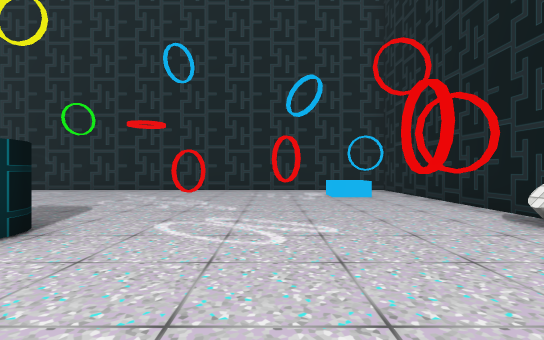
View 1 (above)

18 first-person views from a walk through a 3-D level made in the Unity game engine. The camera is 1.4 m above the floor, looks level and sees 80° across. The floor is counted in squares, 2 m on a side. Each view is taken from the middle of a square. On the plan, view 1 faces up. The plan holds only what a view shows up to about 10 squares ahead; the rest is blank. The place goes on beyond the plan. The player character is not drawn. Door leaves are left out, so doorways stand open. Some surface patterns are stand-ins.

View 2
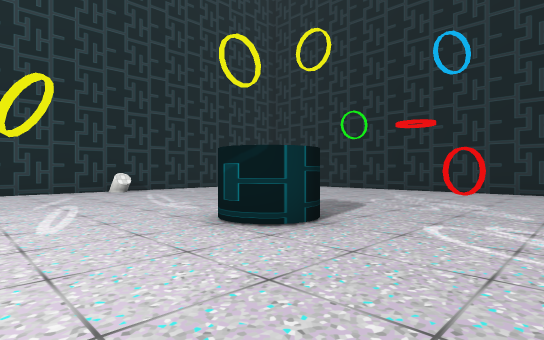

View 3
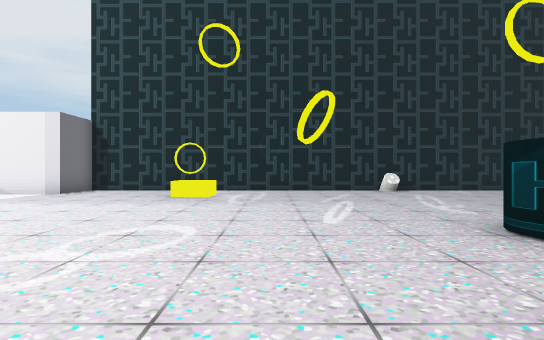

View 4
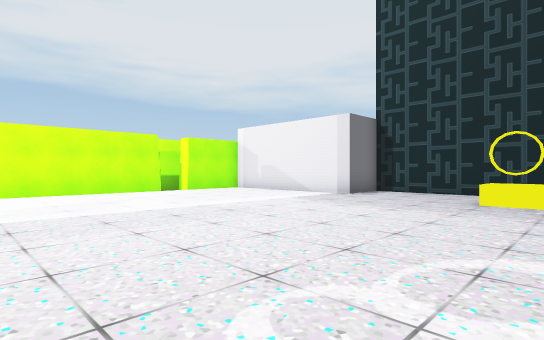

View 5
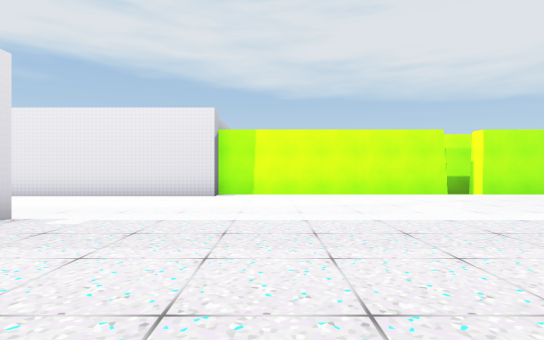

View 6
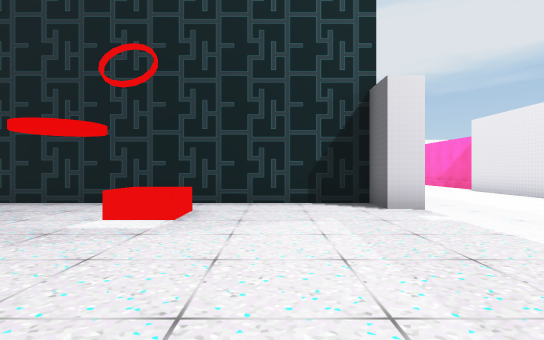

View 7
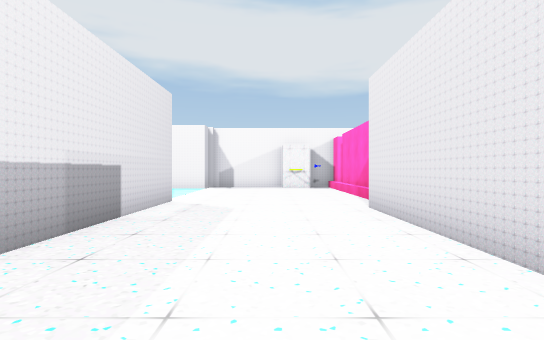

View 8
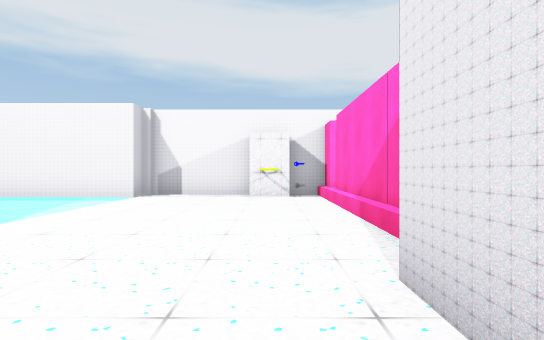

View 9
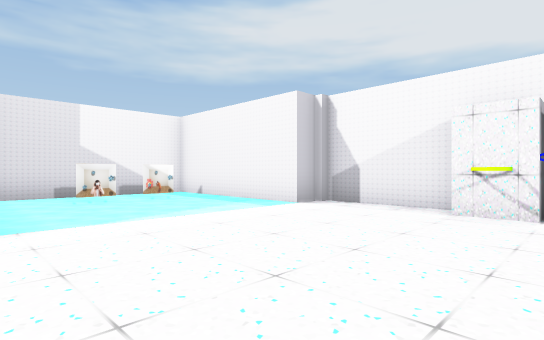

View 10
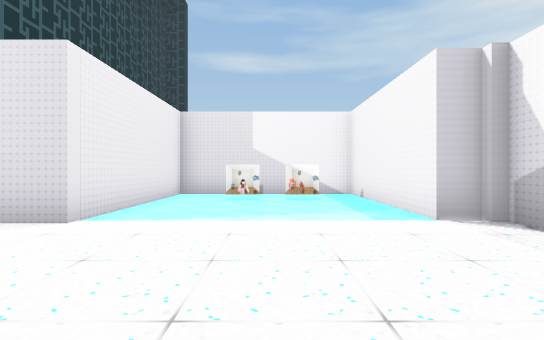

View 11
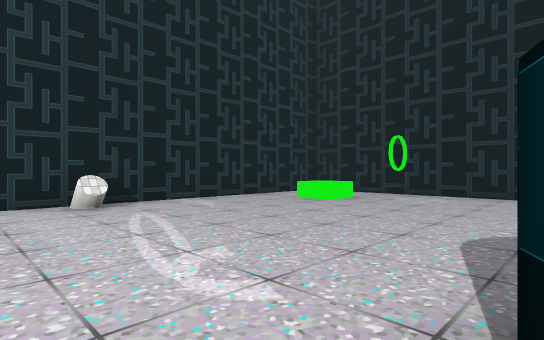

View 12
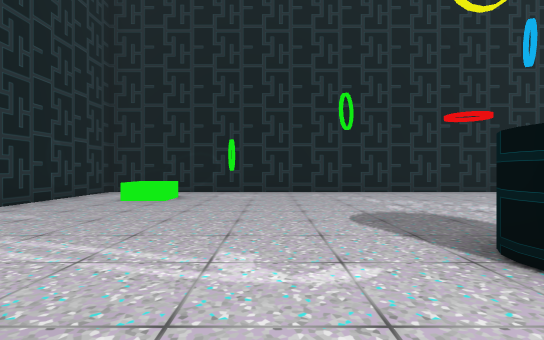

View 13
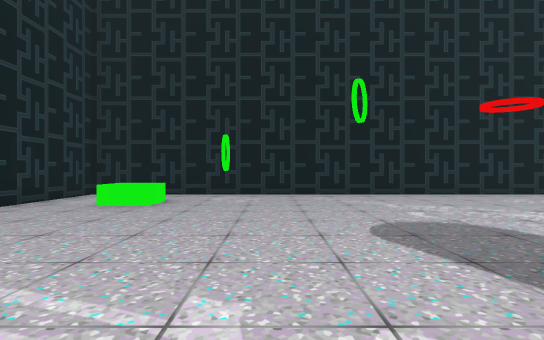

View 14
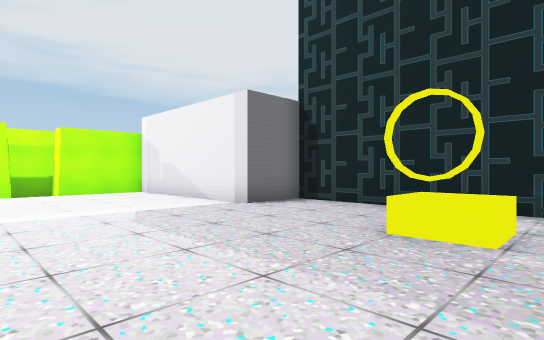

View 15
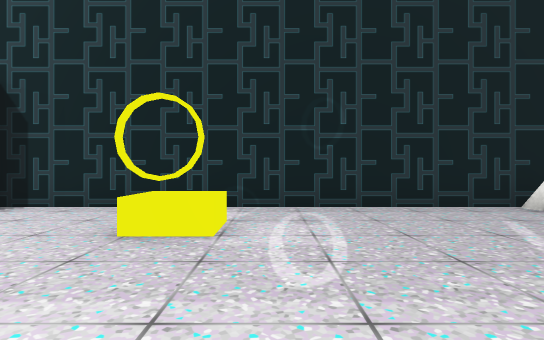

View 16
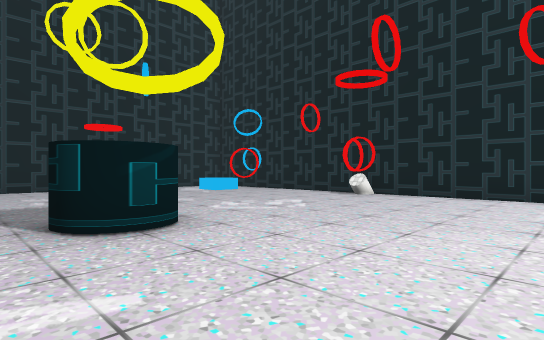

View 17
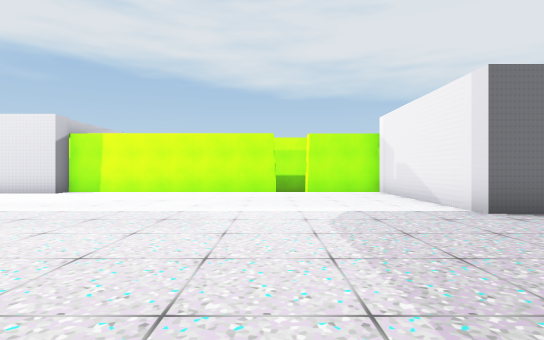

View 18
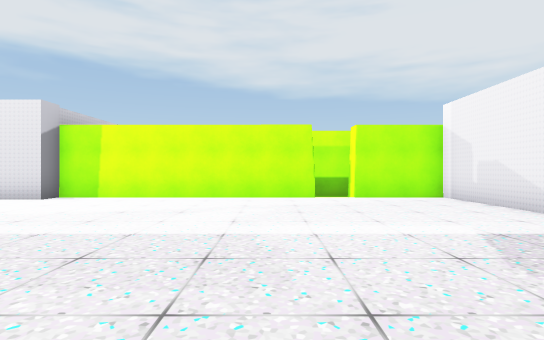

### Floor plan
Points are (right, up) in squares from view 1. A wall is a line through its corners. A room is listed if a view was taken in it or the views show most of it. See-through windows are left out.
Room 1 (views 1, 2, 3, 4, 5, 6, 7, 8, 9, 10, 11, 12, 13, 14, 15, 16, 17, 18)
walls: (2.8, -6.8) (2.8, -6.2) (3.9, -6.2) (3.9, 10); (-6.1, -11.5) (0.6, -11.5) (0.6, -10.8) (8.1, -10.8); (1.9, 11.3) (-11.1, 11.3) (-11.1, -6.2) (-9.5, -6.2) (-9.5, -11.5) (-7.2, -11.5) (-7.1, -12.1); (11.8, -3.3) (10.9, -3.3); (-7.4, -12.8) (-6.3, -12.8); (13.2, -3.3) (12.2, -3.3); (9.7, -11.5) (13.6, -11.5); (14.5, -11.5) (15.2, -11.5) (15.2, -6.4) (14.3, -6.4) (14.3, -1.5) (9.3, -1.5) (9.3, -6.7) (4.6, -6.7)
ways out: open door at (14, -12)
objects: other object (-11, 4); other object (-9, -2); other object (-9, 9); other object (-4, 3) to (-3, 4); other object (-1, 6); other object (0, 5); other object (2, -2); other object (2, 9); other object (3, 4); other object (14, -11); other object (14, -10)

Where each view was taken, in squares from view 1:
view 1: 0 up, 0 right, facing up
view 2: 0 up, 0 right, facing up-left
view 3: 0 up, 0 right, facing left
view 4: 1 down, 1 left, facing down-left
view 5: 2 down, 1 left, facing down
view 6: 4 down, 3 left, facing right
view 7: 9 down, 2 right, facing right
view 8: 10 down, 6 right, facing right
view 9: 11 down, 9 right, facing up-right
view 10: 11 down, 12 right, facing up
view 11: 2 up, 4 left, facing up-left
view 12: 1 up, 6 left, facing up
view 13: 2 up, 6 left, facing up
view 14: 1 down, 5 left, facing down-left
view 15: 1 down, 5 left, facing left
view 16: 1 down, 5 left, facing up-right
view 17: 1 down, 6 left, facing down
view 18: 3 down, 5 left, facing down
